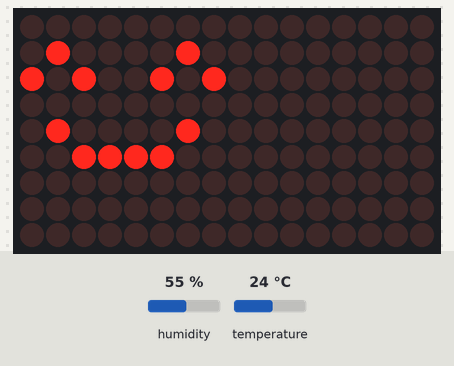
Recording of a sketch running on a simulated Arduino Uno, built for the host (arithmetic inside an expression is 32-bit, double 64-bit). Parts: 16×9 LED matrix. Inputs (shaded band) come from the test bench; at power-on: humidity 55 %, temperature 24 °C. What the sketch prints to the serial monitor is not drawn.

Above: at 0.1 s.

The sketch:

HumidityLEDMatrix.ino
```cpp
#include <Adafruit_GFX.h>
#include <Adafruit_IS31FL3731.h>
#include <SparkFunBME280.h>
#define ISSI_ADDR_DEFAULT 0x74
#define BME280_ADDR 0x77

#define TEMP_LIMIT 28.0
#define HUMIDITY_LIMIT 58.0

BME280 myBME280;

static const uint8_t PROGMEM
smile_bmp[] = // 이모티콘 배열 선언(생성 사이트 참고)
{
B00000000,
B01000010,
B10100101,
B00000000,
B01000010,
B00111100,
B00000000,
B00000000
};

static const uint8_t PROGMEM
sad_bmp[] = // 이모티콘 배열 선언(생성 사이트 참고)
{
B00000000,
B10100101,
B01000010,
B00000000,
B00111100,
B01000010,
B00000000,
B00000000
};

Adafruit_IS31FL3731 matrix = Adafruit_IS31FL3731();
void setup() {
// I2C주소값 선언
  matrix.begin();
  Serial.begin(115200);
  myBME280.setI2CAddress(BME280_ADDR);
  myBME280.setReferencePressure(101990);
  myBME280.beginI2C();
}

int check_temp(float temp)
{
  if(temp > TEMP_LIMIT)
    return 1;
  else
    return 0;
}

int check_humidity(float humidity)
{
  if(humidity > HUMIDITY_LIMIT)
    return 1;
  else
   return 0;
}

void loop() {
  matrix.setRotation(0); // 디스플레이 위치 값
  matrix.clear(); // LED Matirx 화면 초기화


  float temp = myBME280.readTempC();
  float humidity = myBME280.readFloatHumidity();

  Serial.print(" Temperature(℃): ");
  Serial.print(temp, 2);
  Serial.println(" degrees C");
    // 상대습도(%)
  Serial.print(" Humidity: ");
  Serial.print(humidity, 2);
  Serial.println(" %");

  int temp_over = check_temp(temp);
  int humidity_over = check_humidity(humidity);

  if(temp_over && humidity_over)
    matrix.drawBitmap(0, 0, sad_bmp, 8, 8, 100);
  else
    matrix.drawBitmap(0, 0, smile_bmp, 8, 8, 100);

  delay(100);
}
```
